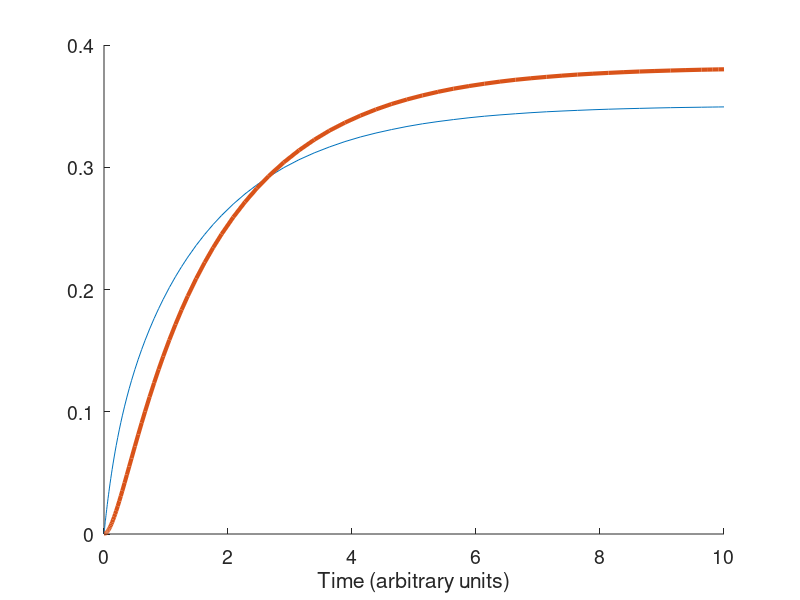

Write the MATLAB code that produced this figure.


function Problem5_6_1

%declare model parameters
global e0;
global e1;
global e2; 
global S0; 
global km1;
global km2;
global km3;
global km4; 
global km5;
global v1; 
global v2; 
global v3; 
global v4; 
global v5;

e0=1;
e1=1.5;
e2=2; 
S0=1; 
km1=1;
km2=1;
km3=1;
km4=1; 
km5=1;
v1=1; 
v2=1; 
v3=2; 
v4=1; 
v5=0.5;


%set final time for simulation
Tend=10;
%set initial condition 
Sinit=[0 0];
%set right-hand-side for original model
ODEFUN=@dSdt;
%run simulation
[t,S]=ode45(ODEFUN, [0,Tend], Sinit);

%generate plot
figure(1)
hold on
set(gca,'fontsize',14)
plot(t, S(:,1), t, S(:,2), 'Linewidth', 3)
xlabel('Time (arbitrary units)')
end

function dS = dSdt(t,S)

global e0;
global e1;
global e2; 
global S0; 
global km1;
global km2;
global km3;
global km4; 
global km5;
global v1; 
global v2; 
global v3; 
global v4; 
global v5;

s1=S(1);
s2=S(2);

%model equations
ds1 = e0*(v1*S0-v2*s1)/(1+S0/km1+s1/km2) - e1*(v3*s1-v4*s2)/(1+s1/km3+s2/km4);
ds2 = e1*(v3*s1-v4*s2)/(1+s1/km3+s2/km4) - e2*(v5*s2)/(1+s2/km5);

dS=[ds1 ds2]';

end